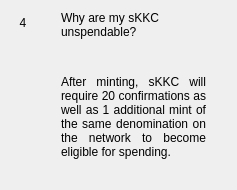
                  <widget class="QWidget" name="widgetFaq4" native="true">
                   <layout class="QHBoxLayout" name="horizontalPage_4" stretch="0,1">
                    <item alignment="Qt::AlignTop">
                     <widget class="QLabel" name="labelNumber4">
                      <property name="minimumSize">
                       <size>
                        <width>24</width>
                        <height>24</height>
                       </size>
                      </property>
                      <property name="maximumSize">
                       <size>
                        <width>16777215</width>
                        <height>24</height>
                       </size>
                      </property>
                      <property name="text">
                       <string>4</string>
                      </property>
                      <property name="alignment">
                       <set>Qt::AlignCenter</set>
                      </property>
                     </widget>
                    </item>
                    <item>
                     <layout class="QVBoxLayout" name="verticalLayoutPage_4">
                      <property name="leftMargin">
                       <number>20</number>
                      </property>
                      <property name="rightMargin">
                       <number>20</number>
                      </property>
                      <item>
                       <widget class="QLabel" name="labelSubtitle4">
                        <property name="text">
                         <string>Why are my sKKC unspendable?</string>
                        </property>
                        <property name="wordWrap">
                         <bool>true</bool>
                        </property>
                       </widget>
                      </item>
                      <item>
                       <spacer name="verticalSpacer_40">
                        <property name="orientation">
                         <enum>Qt::Vertical</enum>
                        </property>
                        <property name="sizeType">
                         <enum>QSizePolicy::Fixed</enum>
                        </property>
                        <property name="sizeHint" stdset="0">
                         <size>
                          <width>20</width>
                          <height>30</height>
                         </size>
                        </property>
                       </spacer>
                      </item>
                      <item>
                       <widget class="QLabel" name="labelContent4">
                        <property name="text">
                         <string>
                           &lt;html&gt;&lt;head/&gt;&lt;body&gt;&lt;p align=&quot;justify&quot;&gt;
                           After minting, sKKC will require 20 confirmations as well as 1
                           additional mint of the same denomination on the network to
                           become eligible for spending.
                           &lt;/p&gt;&lt;/body&gt;&lt;/html&gt;
                         </string>
                        </property>
                        <property name="alignment">
                         <set>Qt::AlignLeading|Qt::AlignLeft|Qt::AlignTop</set>
                        </property>
                        <property name="wordWrap">
                         <bool>true</bool>
                        </property>
                       </widget>
                      </item>
                      <item>
                       <spacer name="verticalSpacer_41">
                        <property name="orientation">
                         <enum>Qt::Vertical</enum>
                        </property>
                        <property name="sizeHint" stdset="0">
                         <size>
                          <width>20</width>
                          <height>20</height>
                         </size>
                        </property>
                       </spacer>
                      </item>
                     </layout>
                    </item>
                   </layout>
                  </widget>
